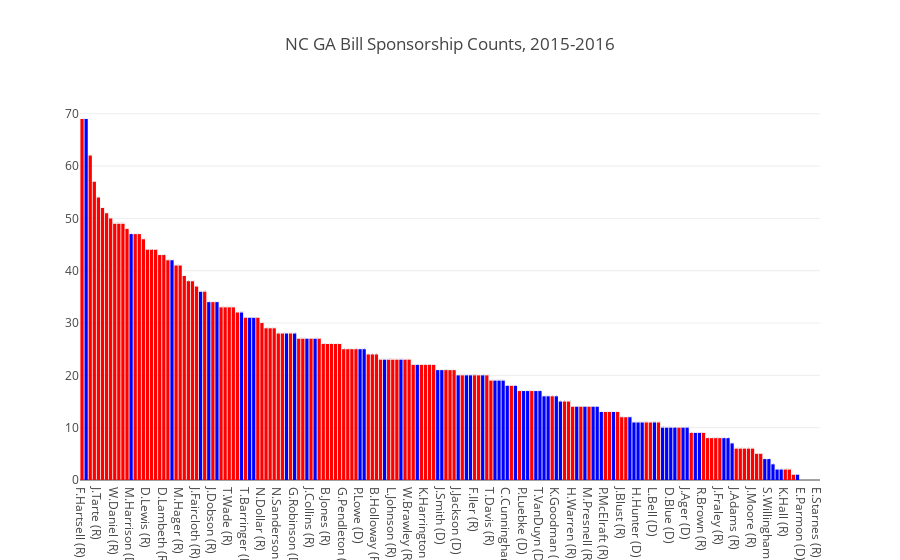

The code cell stored with this chart in its notebook:
### Markdown cell above
## Breakdown by Rep

### Code cell
color_dict = {'R' : 'red', 'D' : 'blue'}

trace0 = pogo.Bar(
    x=list(reprs_info['Label']),
    y=list(reprs_info['BillCount']),
    text=list(reprs_info['Label']),
    marker=dict(
        color=[color_dict[p] for p in reprs_info['Party']],
        ),
)

data = [trace0]
layout = pogo.Layout(
    title='NC GA Bill Sponsorship Counts, 2015-2016',
)

fig = pogo.Figure(data=data, layout=layout)
iplot(fig)

### Figure 1 — Plotly figure (JSON) as saved in the notebook; plotly's stock layout.template omitted (floating-point values rounded to 4 significant figures; data arrays with more than 128 entries replaced by an {"elided": "..."} marker saying what was removed)
{"data": [{"marker": {"color": {"elided": "182 str values"}}, "text": {"elided": "182 str values"}, "type": "bar", "x": {"elided": "182 str values"}, "y": {"elided": "182 int values"}}], "layout": {"title": "NC GA Bill Sponsorship Counts, 2015-2016"}}
